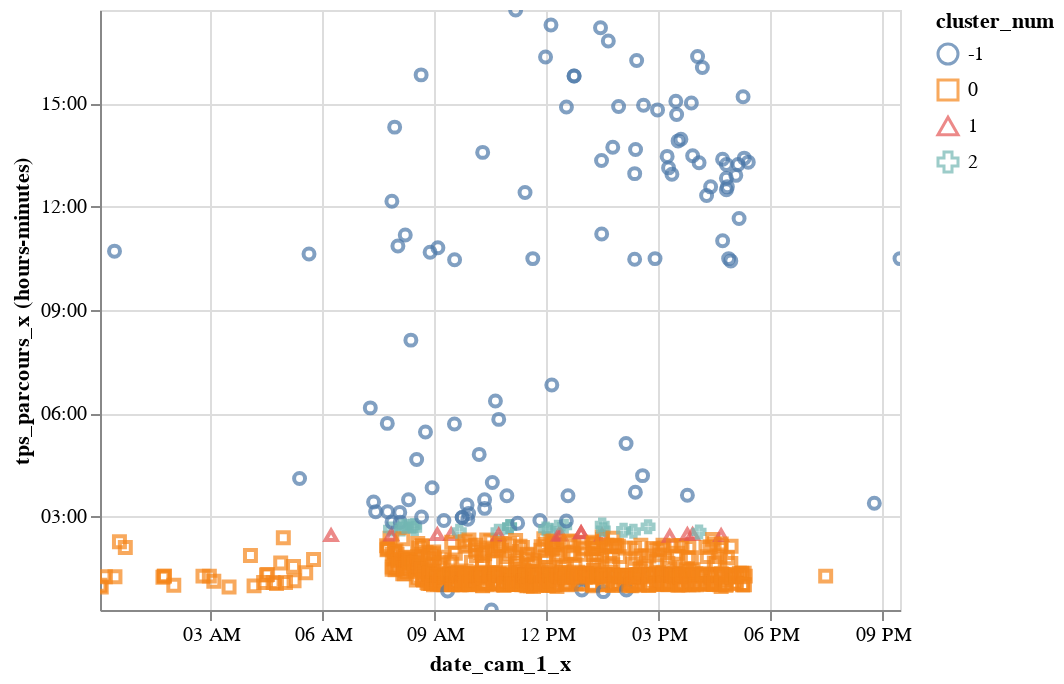

Here is the notebook cell this chart was saved with:
### Code cell
resultas = pd.DataFrame(pd.DataFrame([donnees_src.index,label]).T)
resultas.columns = ['index_base', 'cluster_num']
resultas = pd.merge(results,a660_n10, left_on='index_base', right_index=True )
#resultas.tps_parcours=pd.to_datetime('2018-01-01')+results.tps_parcours
graph_tps_parcours = alt.Chart(resultas).mark_point().encode(
                            x='date_cam_1_x',
                            y='hoursminutes(tps_parcours_x)',
                            color='cluster_num:N',
                            shape='cluster_num:N',
                            tooltip='hoursminutes(tps_parcours_x)').interactive()
graph_tps_parcours

### Figure 1 — Vega-Lite specification as saved in the notebook (floating-point values rounded to 4 significant figures; data arrays with more than 128 entries replaced by an {"elided": "..."} marker saying what was removed)
{"$schema": "https://vega.github.io/schema/vega-lite/v2.6.0.json", "config": {"view": {"height": 300, "width": 400}}, "data": {"name": "data-165a13e58ab83f0001e2189e2b2168cc"}, "datasets": {"data-165a13e58ab83f0001e2189e2b2168cc": {"elided": "841 records"}}, "encoding": {"color": {"field": "cluster_num", "type": "nominal"}, "shape": {"field": "cluster_num", "type": "nominal"}, "tooltip": {"field": "tps_parcours_x", "timeUnit": "hoursminutes", "type": "temporal"}, "x": {"field": "date_cam_1_x", "type": "temporal"}, "y": {"field": "tps_parcours_x", "timeUnit": "hoursminutes", "type": "temporal"}}, "mark": "point", "selection": {"selector011": {"bind": "scales", "encodings": ["x", "y"], "mark": {"fill": "#333", "fillOpacity": 0.125, "stroke": "white"}, "on": "[mousedown, window:mouseup] > window:mousemove!", "resolve": "global", "translate": "[mousedown, window:mouseup] > window:mousemove!", "type": "interval", "zoom": "wheel!"}}}
